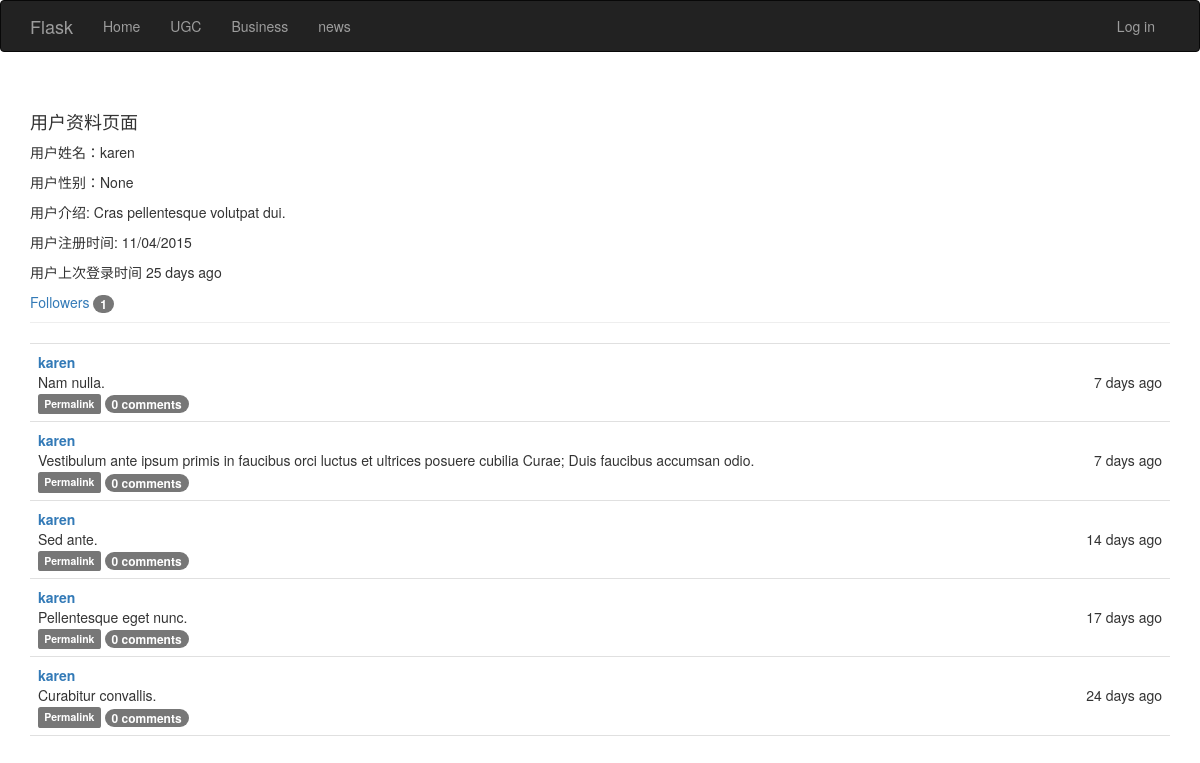
Screenshot of /user/karen with the database file from the repository.
### app/models.py (models this page shows, shortened)
class User(UserMixin, db.Model):
    __tablename__ = 'users'
    id = db.Column(db.Integer, primary_key = True)
    username = db.Column(db.String(64), unique = True, index = True)
    email = db.Column(db.String(64), unique = True, index = True)
    password_hash = db.Column(db.String(128))
    role_id = db.Column(db.Integer, db.ForeignKey('roles.id'))
    posts = db.relationship('Post', backref = 'author', lazy = 'dynamic')
    name = db.Column(db.String(64))
    about_me = db.Column(db.Text())
    gender = db.Column(db.String(64))
    member_since = db.Column(db.DateTime(), default = datetime.utcnow())
    last_seen = db.Column(db.DateTime(), default = datetime.utcnow())
    comments = db.relationship('Comment',backref='author',lazy='dynamic')
    followers = db.relationship('Follow',
                                foreign_keys = [Follow.followed_id],
                                backref = db.backref('followed',lazy='joined'),
                                lazy='dynamic',
                                cascade='all,delete-orphan')
    followed = db.relationship('Follow',
                               foreign_keys = [Follow.follower_id],
                               backref = db.backref('followers',lazy='joined'),
                               lazy='dynamic',
                               cascade = 'all,delete-orphan')
    @property
    def password(self):
        raise AttributeError('password is not a readable attribute')

class Post(db.Model):
    __tablename__ ='posts'
    id = db.Column(db.Integer, primary_key = True)
    body = db.Column(db.Text)
    time_stamp = db.Column(db.DateTime, index = True, default = datetime.utcnow())  # 一定要有 default
    author_id = db.Column(db.Integer, db.ForeignKey('users.id'))
    comments = db.relationship('Comment',backref='post',lazy='dynamic')

### app/main/views.py (the view)
@main.route('/user/<username>')
def user(username):
    user = User.query.filter_by(username = username).first()
    if user is None:
        abort(404)
    posts = user.posts.order_by(Post.time_stamp.desc()).all()
    return render_template('user.html', user = user, posts = posts)

### app/auth/views.py (called while the page is built)
@auth.before_app_request
def before_request():
    if current_user.is_authenticated:
        current_user.ping()

### app/main/__init__.py (called while the page is built)
@main.app_context_processor
def inject_permissions():
    return dict(Permission = Permission)

### app/models.py (called while the page is built)
    def can(self, permission):
        return False

### app/templates/user.html (shortened to what this page needs)
{% extends "base.html" %}
{%  block page_content %}
<div class="page-header">
    <h4>用户资料页面</h4>
    <p>用户姓名：{{ user.username }}</p>
    <p>用户性别：{{ user.gender }}</p>
    <p>用户介绍:
        {{ user.about_me }}
    </p>
    <p>用户注册时间:
    {{ moment(user.member_since).format('L') }}
    </p>
    <p>用户上次登录时间
    {{ moment(user.last_seen).fromNow() }}
    </p>
<a href="{{ url_for('main.followers',username=user.username) }}">Followers
<span class="badge">{{ user.followers.count() }}</span></a>
</div>
{% include"_post.html" %}
{% endblock %}

### app/templates/base.html (shortened to what this page needs)
{% extends "bootstrap/base.html" %}
{% block head %}
{{ super() }}
<link rel="stylesheet" type="text/css" href="{{ url_for('static',filename="style.css") }}">
{% endblock %}
{% block navbar %}
<nav class="navbar navbar-inverse">
  <div class="container">
    <div class="navbar-header">
      <a class="navbar-brand" href="{{url_for('main.index')}}">Flask</a>
    </div>
    <div class="collapse navbar-collapse" id="bs-example-navbar-collapse-1">
      <ul class="nav navbar-nav">
      	<li><a href="{{url_for('main.index')}}">Home</a></li>
        <li><a href="{{url_for('ugc.v2ex')}}">UGC</a></li>
        <li><a href="#">Business</a></li>
        <li><a href="#">news</a></li>
      </ul>
      <ul class="nav navbar-nav navbar-right">
          {%  if current_user.is_authenticated %}
          <li><a href="{{ url_for('auth.logout') }}">Log out</a></li>
          {%  else %}
          <li><a href="{{ url_for('auth.login') }}">Log in</a></li>
          {%  endif %}
      </ul>
  </div>
</div>
</nav>
{% endblock %}
{% block content %}
<div class="container">
    {% block page_content %}{% endblock %}
</div>
{% endblock %}

### app/templates/_post.html
<ul class="posts">
{% for post in posts %}
    <li class="post">
<div class="post-author">
   <a href="{{ url_for('main.user',username=post.author.username) }}">{{ post.author.username }}
</a>
</div>
<div class="post-date">
    {{ moment(post.time_stamp).fromNow() }}
</div>
<div class="post-body">
    {{ post.body }}
</div>
<div class="post-footer">
     <a href="{{ url_for('main.post',id=post.id) }}">
         <span class="label label-default">Permalink</span>
     </a>
    <a href="{{ url_for('main.post',id=post.id) }}"#comments">
  <span class="badge">{{ post.comments.count() }} comments
  </span></a>
</div>
 </li>
{% endfor %}
</ul>

### app/static/style.css (style rules this page uses)
ul.posts { list-style-type: none; padding: 0px; margin: 16px 0px 0px 0px; border-top: 1px solid #e0e0e0; }
ul.posts li.post { padding: 8px; border-bottom: 1px solid #e0e0e0; }
div.post-date { float: right; }
div.post-author { font-weight: bold; }

### rows the page displays
User: username "karen", gender "None", about_me "Cras pellentesque volutpat dui.", member_since "11/04/2015", last_seen "25 days ago"
Post: author.username "karen", time_stamp "7 days ago", body "Nam nulla.", comments.count "0"
Post: author.username "karen", time_stamp "7 days ago", body "Vestibulum ante ipsum primis in faucibus orci luctus et ultrices posuere cubilia Curae; Duis faucibus accumsan odio.", comments.count "0"
Post: author.username "karen", time_stamp "14 days ago", body "Sed ante.", comments.count "0"
Post: author.username "karen", time_stamp "17 days ago", body "Pellentesque eget nunc.", comments.count "0"
Post: author.username "karen", time_stamp "24 days ago", body "Curabitur convallis.", comments.count "0"

### other values shown
{{ user.followers.count() }} "1"
